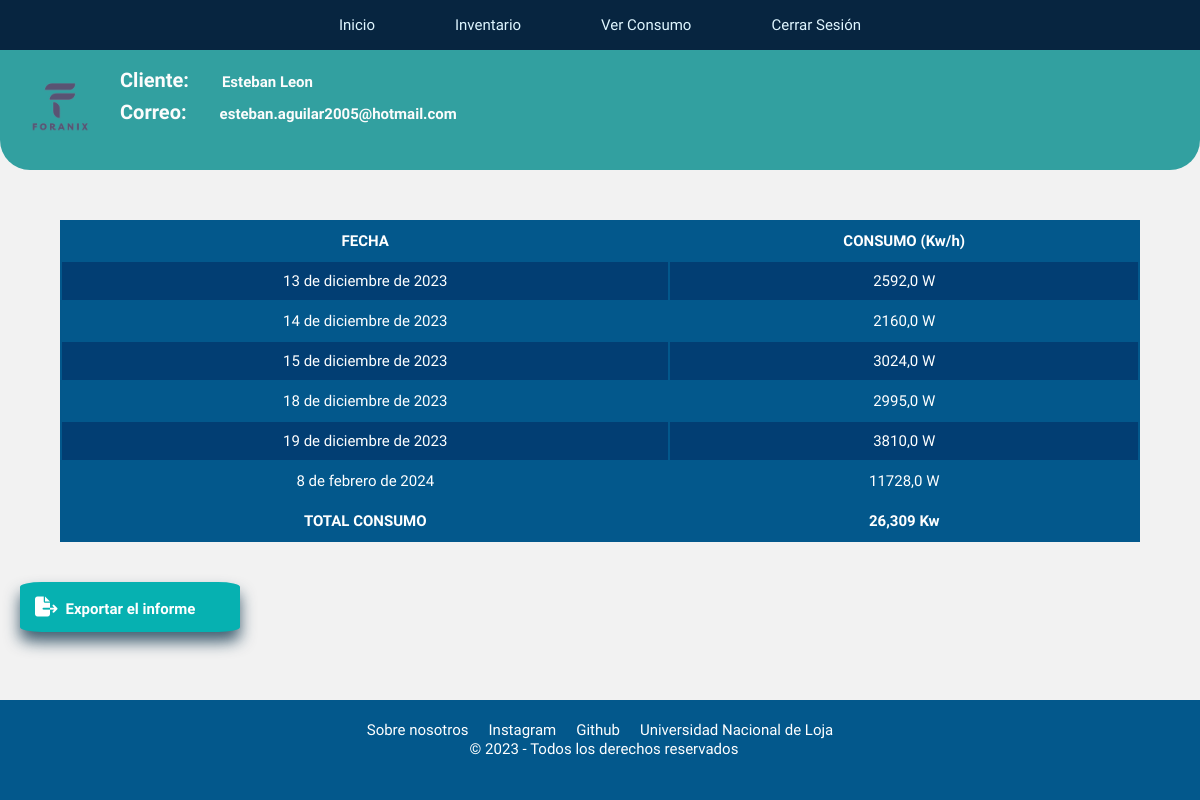
/paginaUsuario/inventario/informe/ (signed in), run on an earlier commit of the app's database.
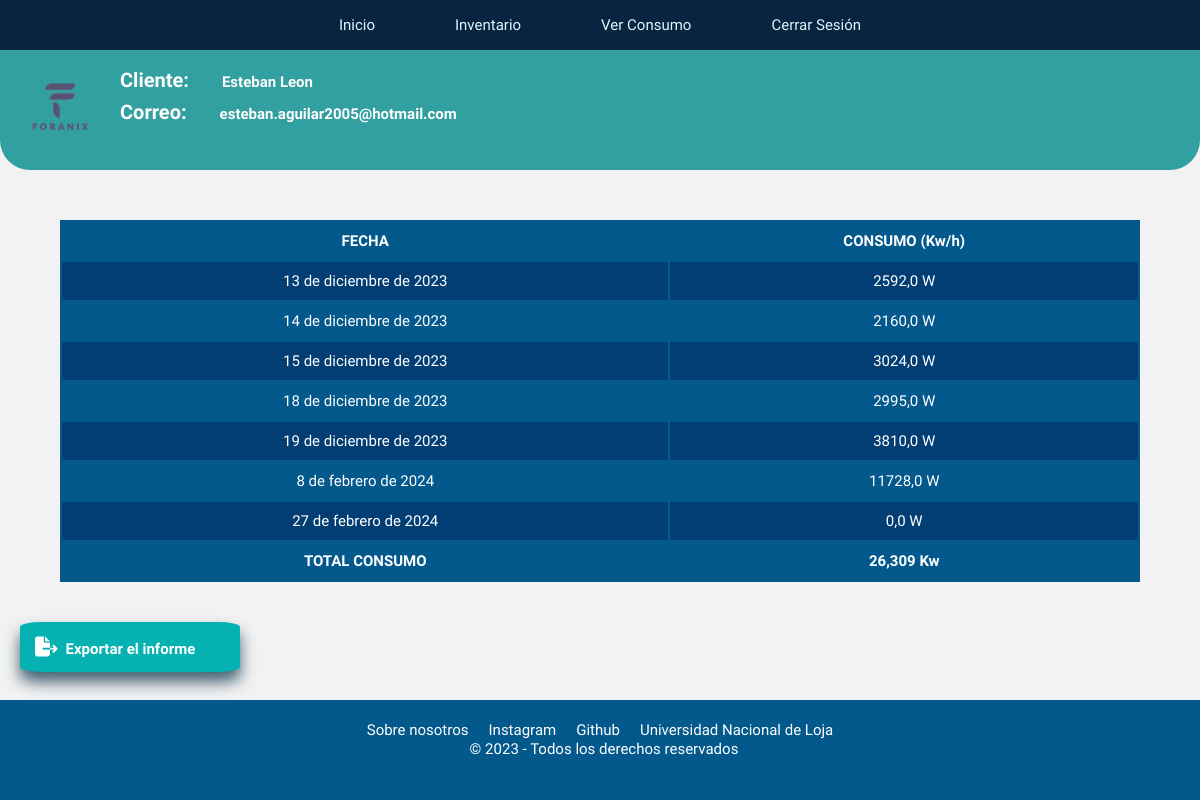
And on a later commit of the database.
### energy/models.py (models this page shows, shortened)
class Informe(models.Model):
    user = models.ForeignKey(User, on_delete=models.CASCADE)
    inventario = models.ForeignKey(Inventario, on_delete=models.CASCADE, null=True, related_name="inventario_list")
    dia = models.DateField(
        auto_now_add=True)  # Cambiado a auto_now_add para obtener la fecha actual en la creación del objeto
    consumo_total = models.FloatField(default=0)  # Valor predeterminado actualizado a 0
    consumo_total_mensual = models.FloatField(default=0)

### energy/views.py (the view)
# urls.py: path('paginaUsuario/inventario/informe/', informe, name="informe"),
def informe(request):
    print(request.user.modoclaro.modo_claro)  # Corregir esta línea
    if request.user.is_anonymous:
        return redirect('home')
    if request.user.is_authenticated:
        consumo_diario_del_mes = Informe.objects.filter(user=request.user)
        total_mensual = calcular_consumo_total_mensual(request.user)
        return render(request, 'energy/home/informe.html', {
            'consumoDiario': consumo_diario_del_mes,
            'user': request.user,
            'consumoTotalMensual': total_mensual
        })
    return render(request, 'energy/home/informe.html')

### energy/metodoList/metodoListInforme/informe.py (called while the page is built)
def calcular_consumo_total_mensual(usuario):
    consumo_mensual = Informe.objects.filter(user=usuario).aggregate(Sum('consumo_total'))[
                          'consumo_total__sum'] or 0
    if consumo_mensual != 0:
        consumo_mensual = consumo_mensual / 1000
    return consumo_mensual

### energy/templates/energy/home/informe.html (shortened to what this page needs)
<!DOCTYPE html>
<html lang="en">
<head>
    {% load static %}
    {% if  request.user.modoclaro.modo_claro %}
    <link rel="stylesheet" href="{% static 'energy/css/modo_claro/mc_informe2.css' %}">
    {% else %}
    <link rel="stylesheet" href="{% static 'energy/css/modo_oscuro/mo_informe.css' %}">
    {% endif %}
    <link rel="stylesheet" href="https://cdnjs.cloudflare.com/ajax/libs/font-awesome/6.4.2/css/all.min.css" />
</head>
<body>
    <nav class="menu">
        <a href="{% url 'paginaUsuario' %}">Inicio</a>
        <a href="{% url 'inventario' %}">Inventario</a>
        <a href="{% url 'proyecciones' %}">Ver Consumo</a>
        <a href="{% url 'cerrarSesion' %}">Cerrar Sesión</a>
    </nav>
    <div class="datosUsuario">
        <img src="{% static 'energy/img/FORANIX-sinFondo2.png' %}" alt="">
        <div class="description">
            <h2>Cliente: <p>{{ user.first_name }} {{ user.last_name }}</p></h2>
            <h2>Correo: <p>{{ user.email }}</p></h2>
        </div>
    </div>
    <div class="contenedorTabla">
        <table>
            <tr>
                <th>FECHA</th>
                <th>CONSUMO (Kw/h)</th>
            </tr>
            {% for consumo in consumoDiario %}
            <tr>
                <td>{{ consumo.dia }}</td>
                <td>{{ consumo.consumo_total }} W</td>
            </tr>
            {% endfor %}
            <tr>
                <th>TOTAL CONSUMO</th>
                <th>{{ consumoTotalMensual }} Kw</th>
            </tr>
        </table>
    </div>
    <a href="{% url 'imprimirPDF' %}" class="export-button">
        <i class="fas fa-file-export"><p>Exportar el informe</p></i>
    </a>
    <footer>
        <nav class="navbarContactos">
            <ul class="contactos">
                <li><a href="{% url 'nosotros' %}">Sobre nosotros</a></li>
                <li><a href="https://www.instagram.com/foranix/">Instagram</a></li>
                <li><a href="https://github.com/SantiagoTamayo2002/energy_page#energy_page">Github</a></li>
                <li><a href="https://www.unl.edu.ec/">Universidad Nacional de Loja</a></li>
            </ul>
        </nav>
        <p>&copy; 2023 - Todos los derechos reservados</p>
    </footer>
</body>
</html>

What changed in the data, as far as the page shows it:
added Informe: dia "27 de febrero de 2024", consumo_total "0,0"
